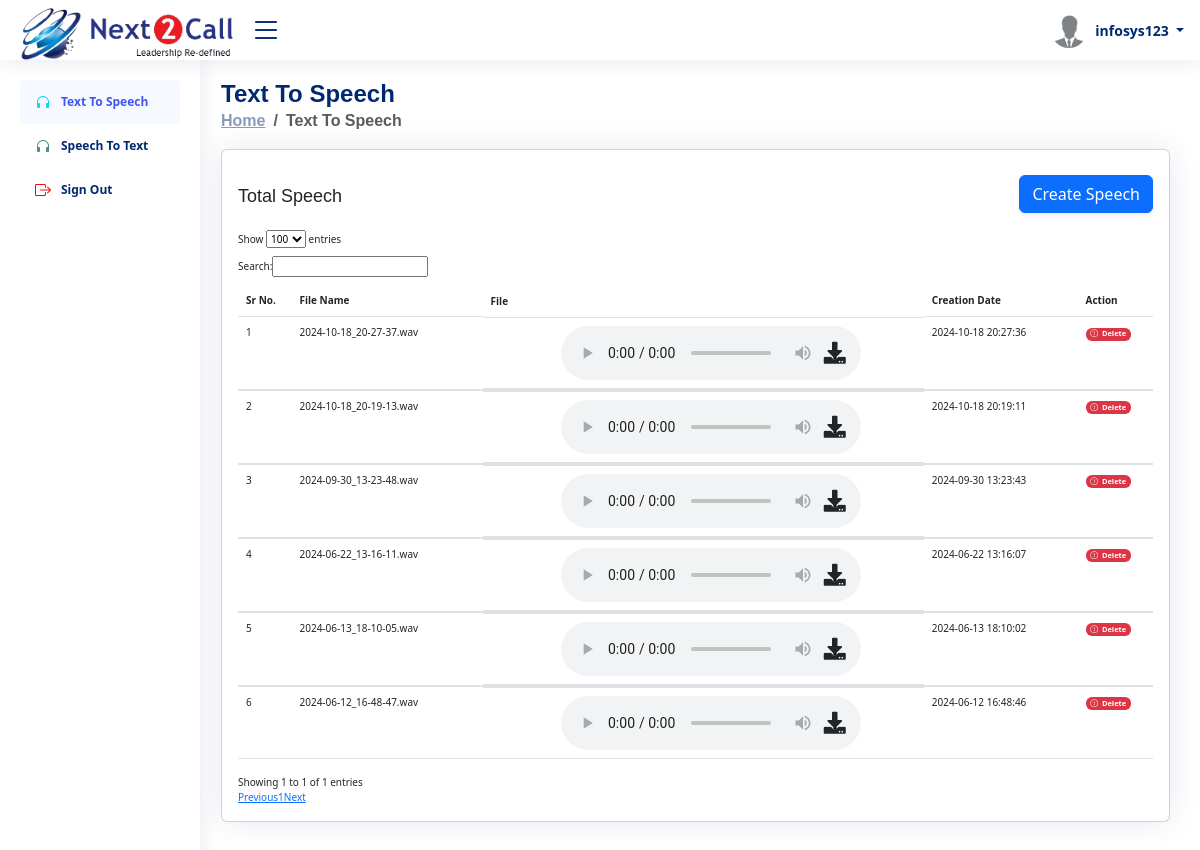
/index.php (signed in), run on the app's committed database.
### tables this page shows
CREATE TABLE `txtosp` (
  `id` int(11) NOT NULL,
  `file_name` varchar(500) NOT NULL,
  `date` varchar(100) NOT NULL,
  `status` varchar(10) NOT NULL,
  `campaign_name` varchar(100) NOT NULL
);

### index.php (the view, shortened to what this page needs)
<?php
include ('opendb.php');
$username = $_SESSION['username'] ?? '';
$tfnsel_1 = "SELECT * FROM user WHERE userName='$username'";
$data_1 = mysqli_query($con, $tfnsel_1);
if (mysqli_num_rows($data_1) > 0) {
  $user_r = mysqli_fetch_assoc($data_1);
  $user_type = $user_r['status'];
} else {
  $status = '0';
}
?>
<?php include "headerlink.php" ?>
<body>
    <?php include "header.php" ?>
    <?php
  $page = "texttospeech";
  include "sidebar.php" ?>
    <main id="main" class="main">
        <div class="pagetitle">
            <h1>Text To Speech</h1>
            <nav>
                <ol class="breadcrumb">
                    <li class="breadcrumb-item"><a href="index.php">Home</a></li>
                    <li class="breadcrumb-item active">Text To Speech</li>
                </ol>
            </nav>
        </div>
        <section class="section dashboard">
            <div class="row">
                <div class="col-lg-12">
                    <div class="row">
                        <div class="col-12">
                            <div class="card recent-sales overflow-auto">
                                <div class="card-body">
                                    <div class="row">
                                        <div class="col-sm-12 ticket_but">
                                            <h5 class="card-title">Total Speech</h5>
                                            <div class="" style="float:right;  margin-top:-55px; margin-left:-50px;">
                                                <?php
                        if ($user_type != '5') {
                          echo '<button class="btn btn-md btn-primary shadow-sm best_font" data-toggle="modal" data-target="#staticBackdrop">Create Speech</button>';
                        }
                        ?>
                                            </div>
                                        </div>
                                    </div>
                                    <table class="table" id="example">
                                        <thead>
                                            <tr>
                                                <th>Sr No.</th>
                                                <th>File Name</th>
                                                <th>File</th>
                                                <th>Creation Date</th>
                                                <th>Action</th>
                                            </tr>
                                        </thead>
                                        <?php
                    $sr = 1;
                        $query = "SELECT * FROM txtosp WHERE status='1' ORDER BY id DESC";
                    $data_query = mysqli_query($con, $query);
                    while ($row = mysqli_fetch_array($data_query)) {
                        $file_nm = $row['file_name'];
                      ?>
                                        <tbody>
                                            <tr>
                                                <td><?= $sr; ?></td>
                                                <td><?= $file_nm; ?></td>
                                                <td class="d-flex mx-auto align-items-center">
                                                    <div class="audio-controls mx-auto ml-2">
                                                        <audio class="audio-player" src="ivr_file/<?= $file_nm ?>"
                                                            type="audio/wav" controls>
                                                        </audio>
                                                        <a href="ivr_file/<?= $file_nm ?>" download
                                                            class="text-dark audio-download" title="Download Audio File">
                                                            <i class="fas fa-download"></i>
                                                        </a>
                                                    </div>
                                                </td>
                                                <td><?= $row['date']; ?></td>
                                                <td>
                                                    <a id="click_delete" data-id="<?= $row['id'] ?>"
                                                        data-list_id="<?= $row['id'] ?>"><span
                                                            class="badge bg-danger cursor-p"><i
                                                                class="bi bi-exclamation-octagon me-1"></i>Delete</span></a>
                                                </td>
                                            </tr>
                                        </tbody>
                                        <?php $sr++; } ?>
                                    </table>
                                </div>
                            </div>
                        </div>
                    </div>
                </div>
            </div>
        </section>
    </main>
    <?php include "footerlink.php" ?>
</body>
</html>

### headerlink.php (shortened to what this page needs)
<!DOCTYPE html>
<html lang="en">
<head>
    <link
        href="../../../css?family=Open+Sans:300,300i,400,400i,600,600i,700,700i|Nunito:300,300i,400,400i,600,600i,700,700i|Poppins:300,300i,400,400i,500,500i,600,600i,700,700i"
        rel="stylesheet">
    <link href="assets/vendor/bootstrap/css/bootstrap.min.css" rel="stylesheet">
    <link href="assets/vendor/bootstrap-icons/bootstrap-icons.css" rel="stylesheet">
    <link href="assets/vendor/boxicons/css/boxicons.min.css" rel="stylesheet">
    <link href="assets/vendor/quill/quill.snow.css" rel="stylesheet">
    <link href="assets/vendor/quill/quill.bubble.css" rel="stylesheet">
    <link href="assets/vendor/remixicon/remixicon.css" rel="stylesheet">
    <link href="assets/vendor/simple-datatables/style.css" rel="stylesheet">
    <link href="assets/css/style.css" rel="stylesheet">
  <link href="https://cdn.jsdelivr.net/npm/@sweetalert2/theme-dark@4/dark.css" rel="stylesheet">
<link rel="stylesheet" href="https://cdn.jsdelivr.net/npm/bootstrap@4.6.2/dist/css/bootstrap.min.css">
<link rel="stylesheet" href="https://code.jquery.com/ui/1.12.1/themes/base/jquery-ui.css">
<link href="https://cdn.datatables.net/2.0.0/css/dataTables.dataTables.min.css" rel="stylesheet">
<link href="https://cdn.datatables.net/fixedcolumns/5.0.0/css/fixedColumns.dataTables.min.css" rel="stylesheet">
<link href="https://cdn.datatables.net/responsive/3.0.0/css/responsive.dataTables.min.css" rel="stylesheet">
  <link rel="stylesheet" href="https://cdnjs.cloudflare.com/ajax/libs/font-awesome/6.1.0-beta3/css/all.min.css">
  <link rel="stylesheet" href="https://cdnjs.cloudflare.com/ajax/libs/bootstrap/5.7.0/css/bootstrap.min.css">
  <link rel="stylesheet" href="https://cdnjs.cloudflare.com/ajax/libs/font-awesome/5.15.3/css/all.min.css">
</head>

### header.php (shortened to what this page needs)
<?php
$username = $_SESSION['username'];
?>
<header id="header" class="header fixed-top d-flex align-items-center">
    <div class="d-flex align-items-center justify-content-between"> <a href="index.php"
            class="logo d-flex align-items-center">
            <img src="assets/img/logonext2call.png" alt=""> </a>
        <i class="bi bi-list toggle-sidebar-btn"></i>
    </div>
    <nav class="header-nav ms-auto">
        <ul class="d-flex align-items-center">
            <li class="nav-item dropdown pe-3"> <a class="nav-link nav-profile d-flex align-items-center pe-0" href="#"
                    data-bs-toggle="dropdown">
                    <img src="assets/img/profile-img.jpg" alt="Profile" class="rounded-circle"> <span
                        class="d-none d-md-block dropdown-toggle ps-2"><?= $username ?>
                    </span> </a>
            </li>
        </ul>
    </nav>
</header>

### sidebar.php (shortened to what this page needs)
<aside id="sidebar" class="sidebar">
    <ul class="sidebar-nav" id="sidebar-nav">
        <a class="nav-link <?php if($page == 'texttospeech'){ echo ''; } else { echo 'collapsed'; } ?>"
            data-bs-target="#components-nav" href="index.php"> <i class="bi bi-headphones"
                style="color: rgb(18, 213, 243);"></i><span>Text To Speech</span><span class=""></span> </a>
        <a class="nav-link <?php if($page == 'speechtotext'){ echo ''; } else { echo 'collapsed'; } ?>"
            data-bs-target="#components-nav" href="speechtotext.php"> <i class="bi bi-headphones"
                style="color: rgb(73, 143, 135);"></i><span>Speech To Text</span><span class=""></span> </a>
        <li class="nav-item"> <a class="nav-link collapsed" href="logout.php"> <i class="bi bi-box-arrow-right"
                    style="color: rgb(255, 0, 0);"></i> <span>Sign Out</span></a></li>
    </ul>
</aside>

### footerlink.php (shortened to what this page needs)
<link rel="stylesheet" href="https://cdn.jsdelivr.net/npm/sweetalert2@11.1.2/dist/sweetalert2.min.css">

### assets/css/style.css (style rules this page uses)
:root { scroll-behavior: smooth; }
.cursor-p { cursor: pointer; }
body { font-family: "Open Sans", sans-serif; background: #f6f9ff; color: #444444; }
a { color: #4154f1; text-decoration: none; }
h1, h2, h3, h4, h5, h6 { font-family: "Nunito", sans-serif; }
#main { margin-top: 60px; padding: 20px 30px; transition: all 0.3s; }
.pagetitle { margin-bottom: 10px; }
.pagetitle h1 { font-size: 24px; margin-bottom: 0; font-weight: 600; color: #012970; }
.card { margin-bottom: 30px; border: none; border-radius: 5px; box-shadow: 0px 0 30px rgba(1, 41, 112, 0.1); }
.card-title { padding: 20px 0 15px 0; font-size: 18px; font-weight: 500; color: #012970; font-family: "Poppins", sans-serif; }
.card-body { padding: 0 20px 20px 20px; }
.breadcrumb { font-size: 14px; font-family: "Nunito", sans-serif; color: #899bbd; font-weight: 600; }
.breadcrumb a { color: #899bbd; transition: 0.3s; }
.breadcrumb .breadcrumb-item::before { color: #899bbd; }
.breadcrumb .active { color: #51678f; font-weight: 600; }
.logo { line-height: 1; }
@media (min-width: 1200px) { .logo { width: 220px; } }
.logo img { max-height: 60px; margin-top: 0.7rem; }
.header { transition: all 0.5s; z-index: 997; height: 60px; box-shadow: 0px 2px 20px rgba(1, 41, 112, 0.1); background-color: #fff; padding-left: 20px; }
.header .toggle-sidebar-btn { font-size: 32px; padding-left: 10px; cursor: pointer; color: #012970; }
.header-nav ul { list-style: none; }
.header-nav>ul { margin: 0; padding: 0; }
.header-nav .nav-profile { color: #012970; }
.header-nav .nav-profile img { max-height: 36px; }
.header-nav .nav-profile span { font-size: 14px; font-weight: 600; }
.sidebar { position: fixed; top: 60px; left: 0; bottom: 0; width: 200px; z-index: 996; transition: all 0.3s; padding: 20px; overflow-y: auto; scrollbar-width: thin; scrollbar-color: #aab7cf transparent; box-shadow: 0px 0px 20px rgba(1, 41, 112, 0.1); background-color: #fff; }
@media (min-width: 1200px) { #main, #footer { margin-left: 191px; } }
.sidebar-nav { padding: 0; margin: 0; list-style: none; }
.sidebar-nav li { padding: 0; margin: 0; list-style: none; }
.sidebar-nav .nav-item { margin-bottom: 5px; }
.sidebar-nav .nav-link { display: flex; align-items: center; font-size: 12px; font-weight: 600; color: #4154f1; transition: 0.3; background: #f6f9ff; padding: 10px 15px; border-radius: 4px; }
.sidebar-nav .nav-link i { font-size: 16px; margin-right: 10px; color: #4154f1; }
.sidebar-nav .nav-link.collapsed { color: #012970; background: #fff; }
.sidebar-nav .nav-link.collapsed i { color: #899bbd; }
.dashboard .recent-sales { font-size: 10px; }
.dashboard .recent-sales .table thead { background: #f6f6fe; }
.dashboard .recent-sales .table thead th { border: 0; }
.ticket_but { width : 100%; height: 10%; }

### index.php (style rules this page uses)
.audio-controls { display: flex; align-items: center; gap: 10px; }
.audio-player { display: inline-block; }
.audio-download { margin-left: 10px; font-size: 1.2em; color: #6c757d; position:relative; margin-left : -47px; font-size: 22px; }

### data on the page
txtosp: file_name "2024-10-18_20-27-37.wav", date "2024-10-18 20:27:36"
txtosp: file_name "2024-10-18_20-19-13.wav", date "2024-10-18 20:19:11"
txtosp: file_name "2024-09-30_13-23-48.wav", date "2024-09-30 13:23:43"
txtosp: file_name "2024-06-22_13-16-11.wav", date "2024-06-22 13:16:07"
txtosp: file_name "2024-06-13_18-10-05.wav", date "2024-06-13 18:10:02"
txtosp: file_name "2024-06-12_16-48-47.wav", date "2024-06-12 16:48:46"

### other printed values
$username "infosys123"
